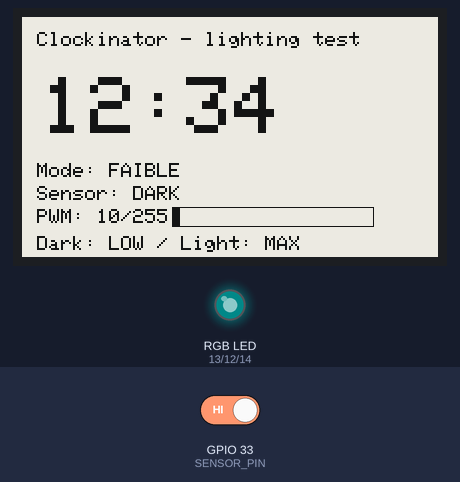
A sketch run on a simulated ESP32. Parts: 416×240 one-colour display, an RGB LED mixed from three pins (HIGH = lit). The test bench sets the inputs (shaded band); at power-on: GPIO 33 (SENSOR_PIN) HIGH. Dim RGB values are drawn brighter than linear.

Above: at 3.4 s.
3.5 s: GPIO 33 (SENSOR_PIN) driven LOW
At 4.4 s:
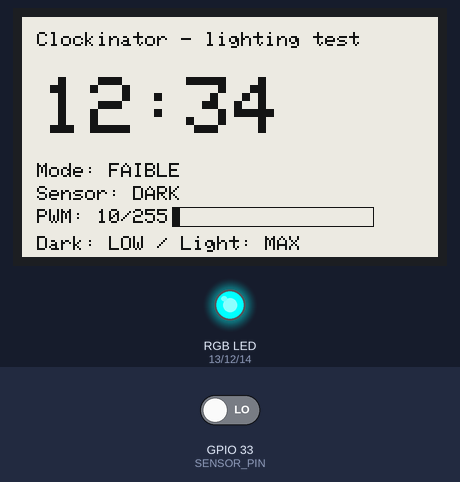
5.1 s: GPIO 33 (SENSOR_PIN) driven HIGH
At 5.6 s:
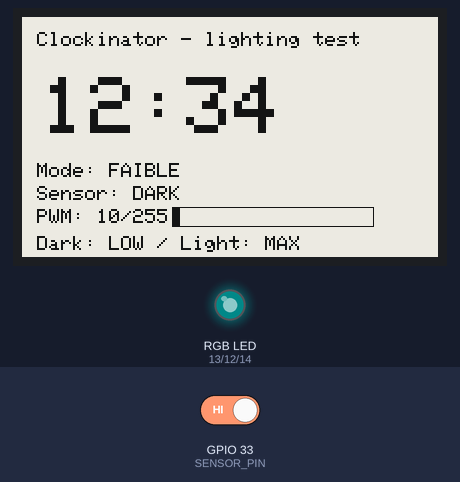
6.7 s: GPIO 33 (SENSOR_PIN) driven LOW
At 10.2 s:
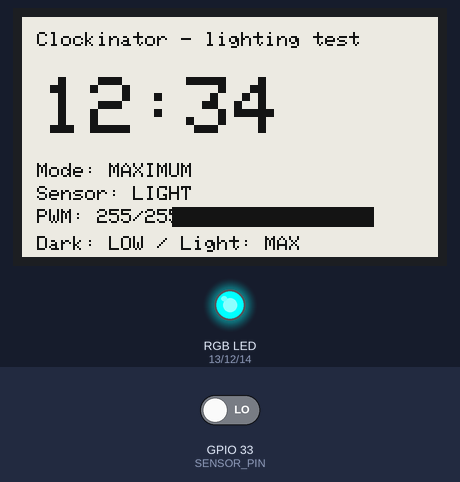
Timing chart, 0 to 11.7 s (numbered marks = the images above; inputs shaded):
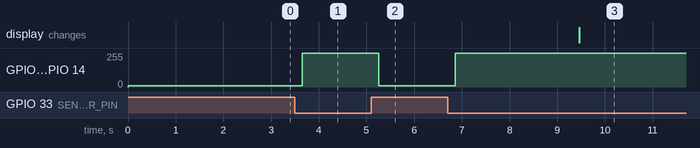

Measured:
- after the input at 3.5 s, GPIO 12 (GREEN_PIN), GPIO 14 (BLUE_PIN): 10/255 → 255/255 after 0.16 s
- after the input at 5.1 s, GPIO 12 (GREEN_PIN), GPIO 14 (BLUE_PIN): 255/255 → 10/255 after 0.15 s
- after the input at 6.7 s, GPIO 12 (GREEN_PIN), GPIO 14 (BLUE_PIN): 10/255 → 255/255 after 0.16 s; the display: changes after 2.8 s (image 3)

The sketch:

lighting_test.ino
```cpp
/* Standalone sketch: replaces clock firmware while testing.
 * Libraries: GxEPD2, Adafruit GFX. See ../HARDWARE_TESTS.md for wiring.
 * Darkness selects FAIBLE; light selects MAXIMUM. No off mode.
 * No serial commands, serial diagnostics, Wi-Fi, BLE or audio.
 */
#include <Arduino.h>
#include <GxEPD2_BW.h>

// Classic ESP32. Use a separate 330-ohm resistor for EACH colour.
constexpr int RED_PIN = 13, GREEN_PIN = 12, BLUE_PIN = 14;
constexpr int SENSOR_PIN = 33;
constexpr bool COMMON_ANODE = false; // true: common to 3.3 V; false: common to GND
constexpr bool DARK_IS_LOW = false;

constexpr int LOW_PWM = 10; // 10/255, about 4% duty cycle

// Keep the cyan colour used in the current wiring test. 0 disables a channel.
constexpr int RED = 0, GREEN = 255, BLUE = 255;
GxEPD2_BW<GxEPD2_370_GDEY037T03, GxEPD2_370_GDEY037T03::HEIGHT>
    display(GxEPD2_370_GDEY037T03(5, 16, 17, 4));

int intensity = 0;
bool dark = false;
bool stableSensor = HIGH, candidateSensor = HIGH;
unsigned long candidateSince = 0, lastRefresh = 0;
bool displayDirty = true;

void writeChannel(int pin, int colour) {
    const int duty = (colour * intensity + 127) / 255;
    analogWrite(pin, COMMON_ANODE ? 255 - duty : duty);
}

void updateLed() {
    intensity = dark ? LOW_PWM : 255;
    writeChannel(RED_PIN, RED);
    writeChannel(GREEN_PIN, GREEN);
    writeChannel(BLUE_PIN, BLUE);
}

void drawTest() {
    display.setFullWindow();
    display.firstPage();
    do {
        display.fillScreen(GxEPD_WHITE);
        display.setTextColor(GxEPD_BLACK);
        display.setFont(nullptr);
        display.setTextSize(2);
        display.setCursor(15, 15);
        display.print("Clockinator - lighting test");
        display.setTextSize(8);
        display.setCursor(20, 60);
        display.print("12:34");
        display.setTextSize(2);
        display.setCursor(15, 146);
        display.print(dark ? "Mode: FAIBLE" : "Mode: MAXIMUM");
        display.setCursor(15, 169);
        display.print(dark ? "Sensor: DARK" : "Sensor: LIGHT");
        display.setCursor(15, 192);
        display.printf("PWM: %d/255", intensity);
        display.drawRect(150, 190, 202, 20, GxEPD_BLACK);
        if (intensity > 0) display.fillRect(151, 191, intensity * 200 / 255, 18, GxEPD_BLACK);
        display.setCursor(15, 219);
        display.print("Dark: LOW / Light: MAX");
    } while (display.nextPage());
    lastRefresh = millis();
    displayDirty = false;
}

void setup() {
    pinMode(SENSOR_PIN, INPUT_PULLUP);
    const int pins[] = {RED_PIN, GREEN_PIN, BLUE_PIN};
    for (int pin : pins) {
        pinMode(pin, OUTPUT);
        analogWrite(pin, COMMON_ANODE ? 255 : 0);
    }
    stableSensor = candidateSensor = digitalRead(SENSOR_PIN);
    dark = DARK_IS_LOW ? !stableSensor : stableSensor;
    updateLed();
    display.init(0); // Disable GxEPD2's serial diagnostics as well.
    display.setRotation(1);
    drawTest();
}

void loop() {
    const unsigned long now = millis();
    const bool raw = digitalRead(SENSOR_PIN);
    if (raw != candidateSensor) { candidateSensor = raw; candidateSince = now; }
    // Suppress flicker around the comparator's threshold. This is not a lux reading.
    if (candidateSensor != stableSensor && now - candidateSince >= 150) {
        stableSensor = candidateSensor;
        dark = DARK_IS_LOW ? !stableSensor : stableSensor;
        updateLed();
        displayDirty = true;
    }
    // E-paper follows at most every 5 seconds; its SPI refresh itself is blocking.
    if (displayDirty && millis() - lastRefresh >= 5000) drawTest();
    delay(5);
}
```
